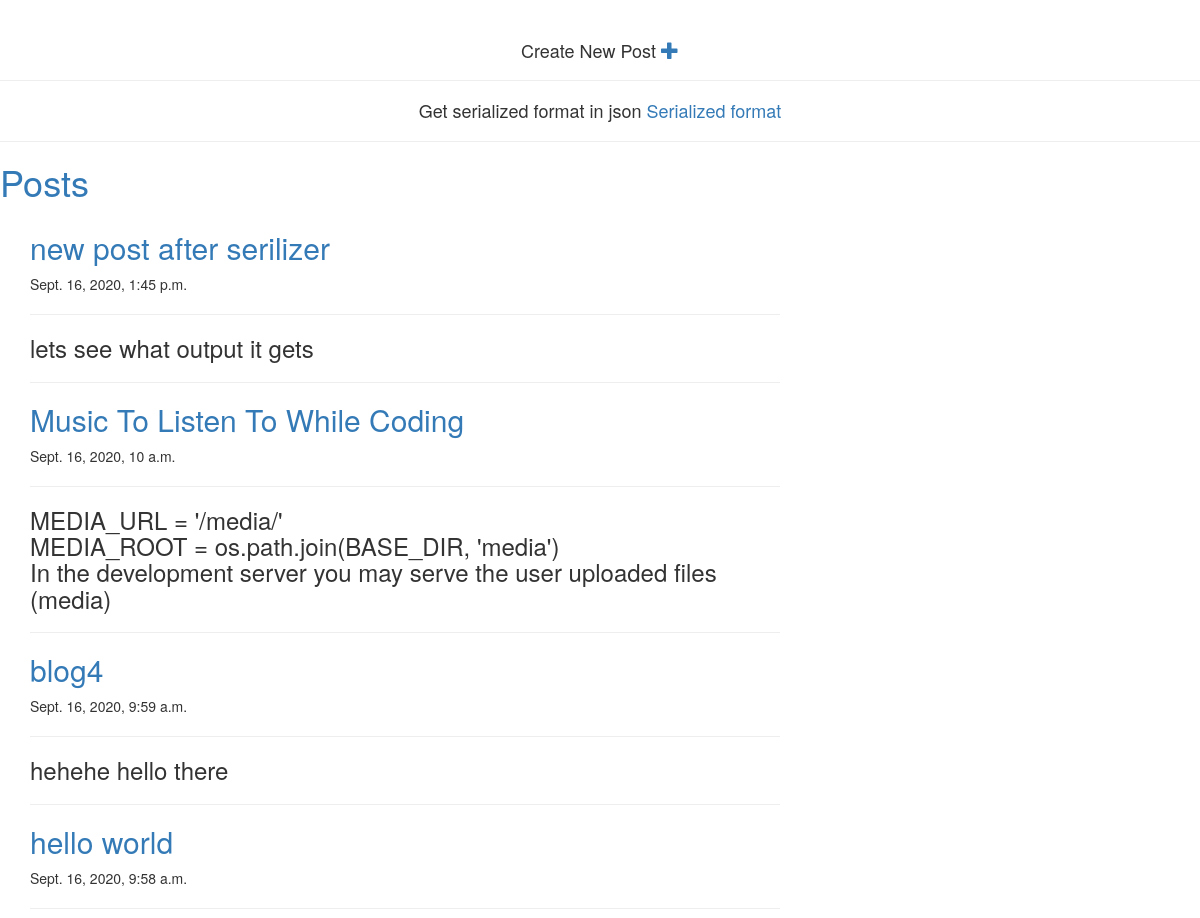
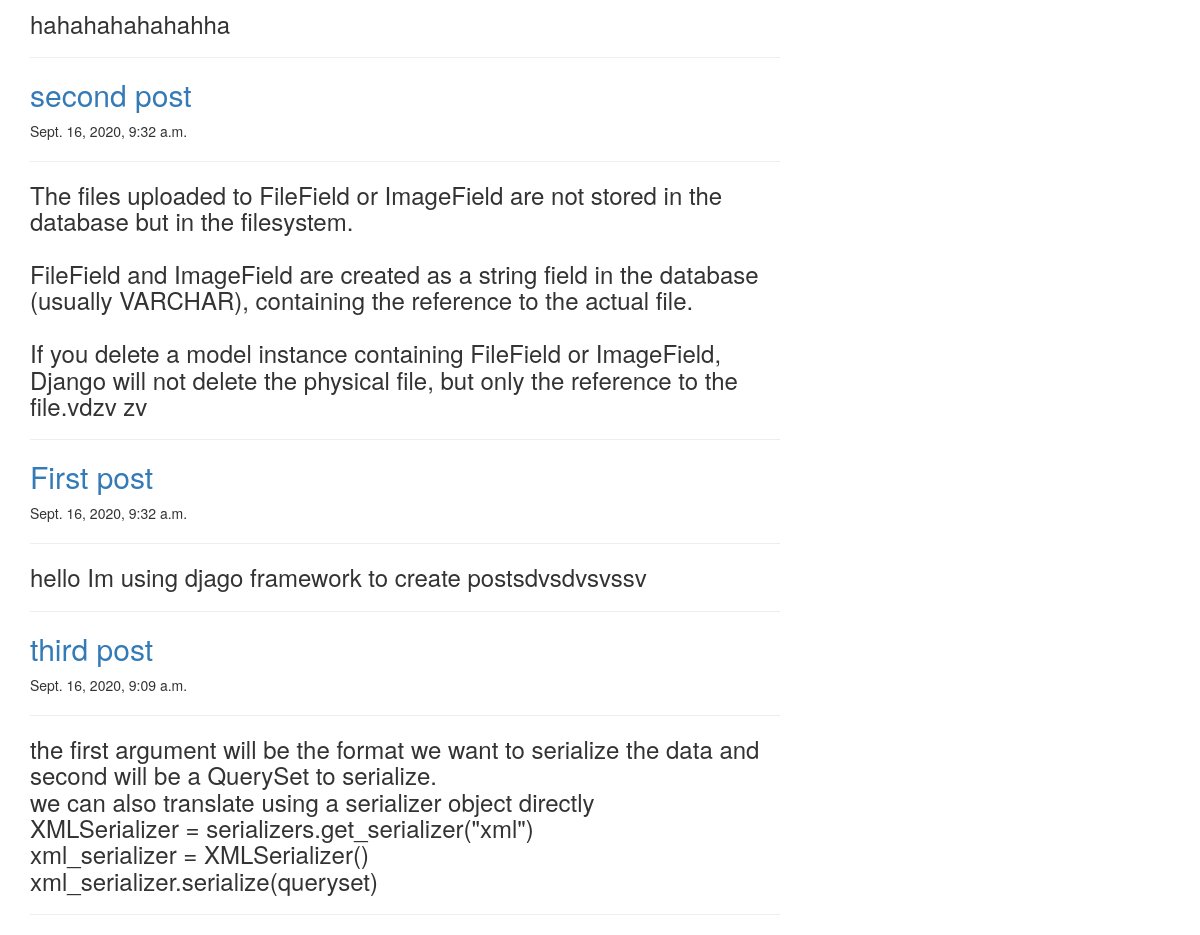
The page / on the database its author committed (2 pictures, top to bottom).
### posts/models.py (models this page shows, shortened)
class Posts(models.Model):
    title =models.CharField(max_length=50)
    content = models.TextField()
    date_posted = models.DateTimeField(default = timezone.now)

### posts/views.py (the view)
# urls.py: path('', views.post_list, name='post_list'),
def post_list(request):
    posts = Posts.objects.order_by('-date_posted')
    return render(request, 'posts/posts_list.html', {'posts': posts})

### posts/templates/posts/posts_list.html
{% extends 'posts/base.html' %}
{% block content %}
    {% for post in posts %}
        <div>
            <h2><a href="{% url 'post_detail' pk=post.pk %}">{{ post.title }}</a></h2>
        {% if post.date_posted %}
            <div >
                {{ post.date_posted }}
            </div>
        {% endif %}
            <hr>
            <div>
                <h3><p>{{ post.content|linebreaksbr }}</p></h3>
            </div>
            <hr>
        </div>
    {% endfor %}
{% endblock %}

### posts/templates/posts/base.html (shortened to what this page needs)
{% load static %}
<html>
    <head>
        <link rel="stylesheet" href="//maxcdn.bootstrapcdn.com/bootstrap/3.2.0/css/bootstrap.min.css">
        <link rel="stylesheet" href="//maxcdn.bootstrapcdn.com/bootstrap/3.2.0/css/bootstrap-theme.min.css">
    </head>
    <body>
    <div class="page-header">
            <div style="text-align: center;">
                <h4>Create New Post
                <a href="{% url 'post_new' %}" class="top-menu"><span class="glyphicon glyphicon-plus"></span></a></h4>
            </div>
    </div>
    <div style="text-align: center;">
        <h4>Get serialized format in json
        <a href="{% url 'post_serialize' %}">Serialized format</a></h4>
    </div>
    <hr>
    <h1><a href="/">Posts</a></h1>
    <div class="content container">
        <div class="row">
            <div class="col-md-8">
            {% block content %}
            {% endblock %}
            </div>
        </div>
    </div>
    </body>
</html>

### rows shown on the page
Posts: title "new post after serilizer", date_posted "Sept. 16, 2020, 1:45 p.m.", content "lets see what output it gets"
Posts: title "Music To Listen To While Coding", date_posted "Sept. 16, 2020, 10 a.m.", content "MEDIA_URL = '/media/' MEDIA_ROOT = os.path.join(BASE_DIR, 'media') In the development server you may serve the user uploaded files (media)"
Posts: title "blog4", date_posted "Sept. 16, 2020, 9:59 a.m.", content "hehehe hello there"
Posts: title "hello world", date_posted "Sept. 16, 2020, 9:58 a.m.", content "hahahahahahahha"
Posts: title "second post", date_posted "Sept. 16, 2020, 9:32 a.m.", content "The files uploaded to FileField or ImageField are not stored in the database but in the filesystem. FileField and ImageField are created as a string field in the database (usually VARCHAR), containing the reference to the actual file. If you delete a model instance containing FileField or ImageField, Django will not delete the physical file, but only the reference to the file.vdzv zv"
Posts: title "First post", date_posted "Sept. 16, 2020, 9:32 a.m.", content "hello Im using djago framework to create postsdvsdvsvssv"
Posts: title "third post", date_posted "Sept. 16, 2020, 9:09 a.m.", content "the first argument will be the format we want to serialize the data and second will be a QuerySet to serialize. we can also translate using a serializer object directly XMLSerializer = serializers.get_serializer(\"xml\") xml_serializer = XMLSerializer() xml_serializer.serialize(queryset)"
